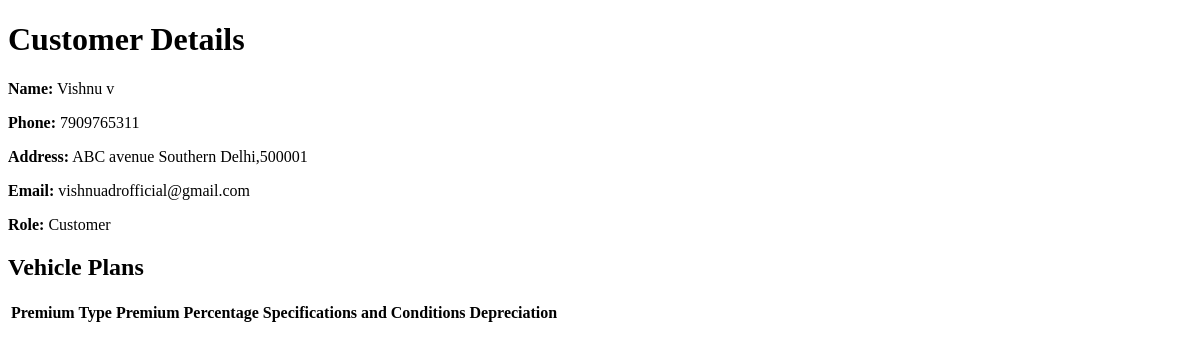
The page /customer_details/2/ on the database its author committed.
### home/models.py (models this page shows, shortened)
class Customer(models.Model):
    user = models.OneToOneField(User, on_delete=models.CASCADE)
    first_name = models.CharField(max_length=30)
    last_name = models.CharField(max_length=30)
    phone = models.CharField(max_length=10, unique=True)
    aadhaar = models.CharField(max_length=12, unique=True)
    address = models.TextField()
    image = models.ImageField(upload_to="images/customer_images/", blank=True, null=True)

class User(AbstractUser):
    class Role(models.TextChoices):
        ADMIN = "ADMIN", 'Admin'
        CUSTOMER = "CUSTOMER", 'Customer'
        STAFF = "STAFF", 'Staff'
        AGENT = "AGENT", 'Agent'
    email = models.EmailField(unique=True)
    role = models.CharField(max_length=50, choices=Role.choices)

### home/views.py (the view)
# urls.py: path('customer_details/<int:customer_id>/', views.customer_details, name='customer_details'),
def customer_details(request, customer_id):
    customer = Customer.objects.get(id=customer_id)
    plans = VehiclePlan.objects.all()
    return render(request, 'customer_details.html', { 'customer': customer,'plans': plans})

### templates/customer_details.html (shortened to what this page needs)
<!DOCTYPE html>
<html>
<head>
</head>
<body>
    <h1>Customer Details</h1>
    <p><strong>Name:</strong> {{ customer.first_name }} {{ customer.last_name }}</p>
    <p><strong>Phone:</strong> {{ customer.phone }}</p>
    <p><strong>Address:</strong> {{ customer.address }}</p>
    <p><strong>Email:</strong> {{ customer.user.email }}</p>
    <p><strong>Role:</strong> {{ customer.user.get_role_display }}</p>
    <h2>Vehicle Plans</h2>
    <table>
        <thead>
            <tr>
                <th>Premium Type</th>
                <th>Premium Percentage</th>
                <th>Specifications and Conditions</th>
                <th>Depreciation</th>
            </tr>
        </thead>
    </table>
</body>
</html>

### rows shown on the page
Customer: first_name "Vishnu", last_name "v", phone "7909765311", address "ABC avenue Southern Delhi,500001", user.email "vishnuadrofficial@gmail.com", user.role "Customer"
